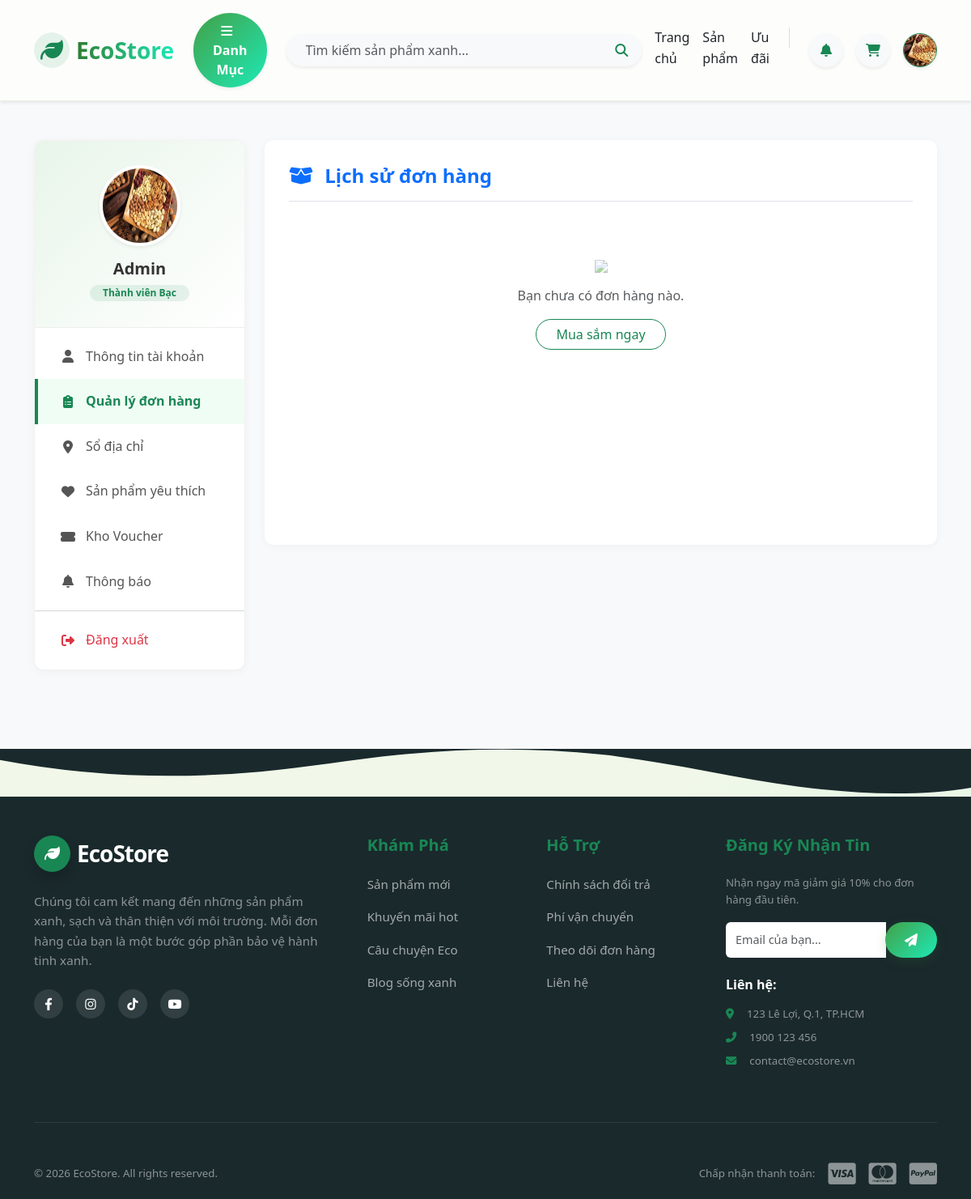
Screenshot of /public/account?page=orders (signed in) with the database file from the repository.
### tables this page shows
CREATE TABLE `users` (
  `id` bigint UNSIGNED NOT NULL,
  `email` varchar(255) NOT NULL,
  `password_hash` varchar(255) DEFAULT NULL,
  `name` varchar(200) DEFAULT NULL,
  `phone` varchar(50) DEFAULT NULL,
  `avatar_url` text,
  `status` tinyint DEFAULT '1',
  `role_id` bigint UNSIGNED DEFAULT NULL,
  `google_id` varchar(255) DEFAULT NULL,
  `email_verified` tinyint DEFAULT '0',
  `verification_token` varchar(255) DEFAULT NULL COMMENT 'Mã gửi qua mail',
  `reset_token` varchar(255) DEFAULT NULL COMMENT 'Mã quên mật khẩu (OTP)',
  `reset_token_expire` datetime DEFAULT NULL COMMENT 'Hạn sử dụng mã OTP',
  `created_at` timestamp NULL DEFAULT CURRENT_TIMESTAMP,
  `updated_at` timestamp NULL DEFAULT CURRENT_TIMESTAMP ON UPDATE CURRENT_TIMESTAMP,
  `last_login_at` datetime DEFAULT NULL,
  `metadata` json DEFAULT NULL
);

### app/Controllers/Client/AccountController.php (called while the page is built, shortened)
<?php
class AccountController extends Controller
{
    public function index()
    {
        $userId = $_SESSION['user_id'];
        $userModel = $this->model('User');
        $user = $userModel->find($userId);
        $currentPage = $_GET['page'] ?? 'info';
        $data = [
            'user' => $user,
            'current_page' => $currentPage,
            'page_title' => 'Tài khoản của tôi',
        ];
        if ($currentPage == 'orders') {
            $orderModel = $this->model('Order');
            $data['orders'] = $orderModel->getOrdersByUserId($userId, 50, 0);
        }
        $this->view('client/account/profile', $data);
    }
}

### app/Core/App.php (called while the page is built, shortened)
<?php
class App {
    protected $controller = 'HomeController';
    protected $method = 'index';
    public function __construct() {
        $url = $this->parseUrl();
        if (isset($url[0]) && strtolower($url[0]) == 'admin') {
            array_shift($url);
            $folder = 'Admin';
            $this->controller = 'DashboardController';
            if (isset($url[0])) {
                $controllerName = $this->convertToPascalCase($url[0]) . 'Controller';
                if (file_exists('../app/Controllers/Admin/' . $controllerName . '.php')) {
                    $this->controller = $controllerName;
                    array_shift($url);
                }
            }
        } else {
            $folder = 'Client';
            if (isset($url[0])) {
                $controllerName = $this->convertToPascalCase($url[0]) . 'Controller';
                if (file_exists('../app/Controllers/Client/' . $controllerName . '.php')) {
                    $this->controller = $controllerName;
                    array_shift($url);
                }
            }
        }
        $file = '../app/Controllers/' . $folder . '/' . $this->controller . '.php';
        if (file_exists($file)) {
            $this->controller = new $class;
        } else {
            die("Lỗi 404: Controller '{$this->controller}' không tồn tại.");
        }
        $this->params = $url ? array_values($url) : [];
        call_user_func_array([$this->controller, $this->method], $this->params);
    }
    public function parseUrl() {
        if (isset($_GET['url'])) {
            return explode('/', filter_var(rtrim($_GET['url'], '/'), FILTER_SANITIZE_URL));
        }
        return [];
    }
    private function convertToPascalCase($string) {
        return str_replace(' ', '', ucwords(str_replace('-', ' ', $string)));
    }
}

### public/index.php (called while the page is built, shortened)
<?php
$app = new App();

### app/Core/Database.php (called while the page is built, shortened)
<?php
class Database {
    private static $instance = null;
    private $connection;
    private function __construct() {
        $config = require __DIR__ . '/../../config/database.php';
        $dsn = "mysql:host={$config['host']};dbname={$config['dbname']};charset={$config['charset']}";
        try {
            $this->connection = new PDO($dsn, $config['user'], $config['pass']);
            $this->connection->setAttribute(PDO::ATTR_ERRMODE, PDO::ERRMODE_EXCEPTION);
            $this->connection->setAttribute(PDO::ATTR_DEFAULT_FETCH_MODE, PDO::FETCH_ASSOC);
        } catch (PDOException $e) {
            die("DB Connection Error: " . $e->getMessage());
        }
    }
    public static function getInstance() {
        if (!self::$instance) {
            self::$instance = new Database();
        }
        return self::$instance;
    }
    public function query($sql, $params = []) {
        try {
            $stmt = $this->connection->prepare($sql);
            $stmt->execute($params);
            return $stmt;
        } catch (PDOException $e) {
            die("Lỗi truy vấn SQL: " . $e->getMessage());
        }
    }
    public function fetch($sql, $params = []) {
        return $this->query($sql, $params)->fetch();
    }
}

### config/database.php (called while the page is built)
<?php
return [
    'host' => $_ENV['DB_HOST'] ?? 'localhost',
    'dbname' => $_ENV['DB_DATABASE'] ?? 'ecostore',
    'user' => $_ENV['DB_USERNAME'] ?? 'root',
    'pass' => $_ENV['DB_PASSWORD'] ?? '',
    'charset' => 'utf8mb4'
];

### app/Core/Model.php (called while the page is built, shortened)
<?php
abstract class Model {
    protected $table;
    protected $db;
    public function __construct() {
        $this->db = Database::getInstance();
    }
    public function find($id) {
        $sql = "SELECT * FROM {$this->table} WHERE id = ?";
        return $this->db->fetch($sql, [$id]);
    }
}

### app/Views/client/account/profile.php (the view, shortened to what this page needs)
<?php require_once '../app/Views/layouts/client/header.php'; ?>
<div class="bg-light min-vh-100 py-5">
    <div class="container">
        <div class="row">
            <div class="col-lg-3 mb-4">
                <div class="profile-sidebar">
                    <div class="profile-user-info">
                        <?php
                        $avatar = !empty($user['avatar_url']) ? "/MY_WEB/public/" . $user['avatar_url'] : "https://ui-avatars.com/api/?name=" . urlencode($user['name']) . "&background=2e7d32&color=fff";
                        ?>
                        <img src="<?= $avatar ?>" class="rounded-circle mb-3 border border-4 border-white shadow-sm" width="100" height="100">
                        <h5 class="fw-bold mb-1"><?= htmlspecialchars($user['name']) ?></h5>
                        <div class="badge bg-success bg-opacity-10 text-success rounded-pill px-3">Thành viên Bạc</div>
                    </div>
                    <div class="profile-menu py-2">
                        <a href="/MY_WEB/public/account?page=info" class="<?= ($current_page == 'info') ? 'active' : '' ?>">
                            <i class="fas fa-user"></i> Thông tin tài khoản
                        </a>
                        <a href="/MY_WEB/public/account?page=orders" class="<?= ($current_page == 'orders') ? 'active' : '' ?>">
                            <i class="fas fa-clipboard-list"></i> Quản lý đơn hàng
                        </a>
                        <a href="/MY_WEB/public/account?page=address" class="<?= ($current_page == 'address') ? 'active' : '' ?>">
                            <i class="fas fa-map-marker-alt"></i> Sổ địa chỉ
                        </a>
                        <a href="/MY_WEB/public/account?page=wishlist" class="<?= ($current_page == 'wishlist') ? 'active' : '' ?>">
                            <i class="fas fa-heart"></i> Sản phẩm yêu thích
                        </a>
                        <a href="/MY_WEB/public/account?page=voucher" class="<?= ($current_page == 'voucher') ? 'active' : '' ?>">
                            <i class="fas fa-ticket-alt"></i> Kho Voucher
                        </a>
                        <a href="/MY_WEB/public/account?page=notification" class="<?= ($current_page == 'notification') ? 'active' : '' ?>">
                            <i class="fas fa-bell"></i> Thông báo
                        </a>
                        <hr class="my-2 text-muted opacity-25">
                        <a href="/MY_WEB/public/auth/logout" class="text-danger">
                            <i class="fas fa-sign-out-alt"></i> Đăng xuất
                        </a>
                    </div>
                </div>
            </div>
            <div class="col-lg-9">
                <div class="profile-content">
                    <?php
                    switch ($current_page) {
                        case 'orders':
                            require_once 'parts/orders.php';
                            break;
                    }
                    ?>
                </div>
            </div>
        </div>
    </div>
</div>
<?php require_once '../app/Views/layouts/client/footer.php'; ?>

### public/assets/css/global.css (style rules this page uses)
:root { --eco-primary: #2e7d32; --eco-light: #4caf50; --eco-dark: #1b5e20; --gradient-main: linear-gradient(135deg, #43a047 0%, #1de9b6 100%); --gradient-hover: linear-gradient(135deg, #2e7d32 0%, #00bfa5 100%); --gradient-text: linear-gradient(to right, #2e7d32, #1de9b6); --bg-body: #f1f8e9; --glass-bg: rgba(255, 255, 255, 0.7); --glass-border: rgba(255, 255, 255, 0.5); --glass-shadow: 0 8px 32px 0 rgba(31, 38, 135, 0.1); --font-main: 'Segoe UI', Tahoma, Geneva, Verdana, sans-serif; --radius-card: 16px; --radius-btn: 50px; }
body { font-family: var(--font-main); background-color: var(--bg-body); background-image: radial-gradient(circle at 10% 20%, rgba(46, 125, 50, 0.05) 0%, transparent 20%), radial-gradient(circle at 90% 80%, rgba(29, 233, 182, 0.1) 0%, transparent 20%); color: #333; line-height: 1.6; }

### public/assets/css/home.css (style rules this page uses)
:root { --eco-primary: #198754; --eco-dark: #0f5132; --eco-light: #e8f5e9; --eco-gradient: linear-gradient(135deg, #11998e 0%, #38ef7d 100%); }

### public/assets/css/product.css (style rules this page uses)
@media (min-width: 992px) { .col-lg-3 { height: 100%; } }

### public/assets/css/auth-profile.css (style rules this page uses)
.profile-sidebar { background: white; border-radius: 20px; box-shadow: 0 10px 30px rgba(0,0,0,0.03); overflow: hidden; height: 100%; border: 1px solid rgba(0,0,0,0.05); }

### app/Views/client/account/profile.php (style rules this page uses)
.profile-sidebar { background: #fff; border-radius: 12px; box-shadow: 0 2px 12px rgba(0, 0, 0, 0.04); overflow: hidden; }
.profile-user-info { background: linear-gradient(135deg, #e8f5e9 0%, #fff 100%); padding: 30px 20px; text-align: center; border-bottom: 1px solid #eee; }
.profile-menu a { display: flex; align-items: center; padding: 15px 25px; color: #555; text-decoration: none; font-weight: 500; transition: all 0.2s; border-left: 4px solid transparent; }
.profile-menu a.active { background-color: #f0fdf4; color: var(--eco-primary); border-left-color: var(--eco-primary); font-weight: 700; }
.profile-menu a i { width: 24px; margin-right: 10px; text-align: center; }
.profile-content { background: #fff; border-radius: 12px; box-shadow: 0 2px 12px rgba(0, 0, 0, 0.04); padding: 30px; min-height: 500px; }

### rows the page displays
users: avatar_url (picture), name "Admin"
